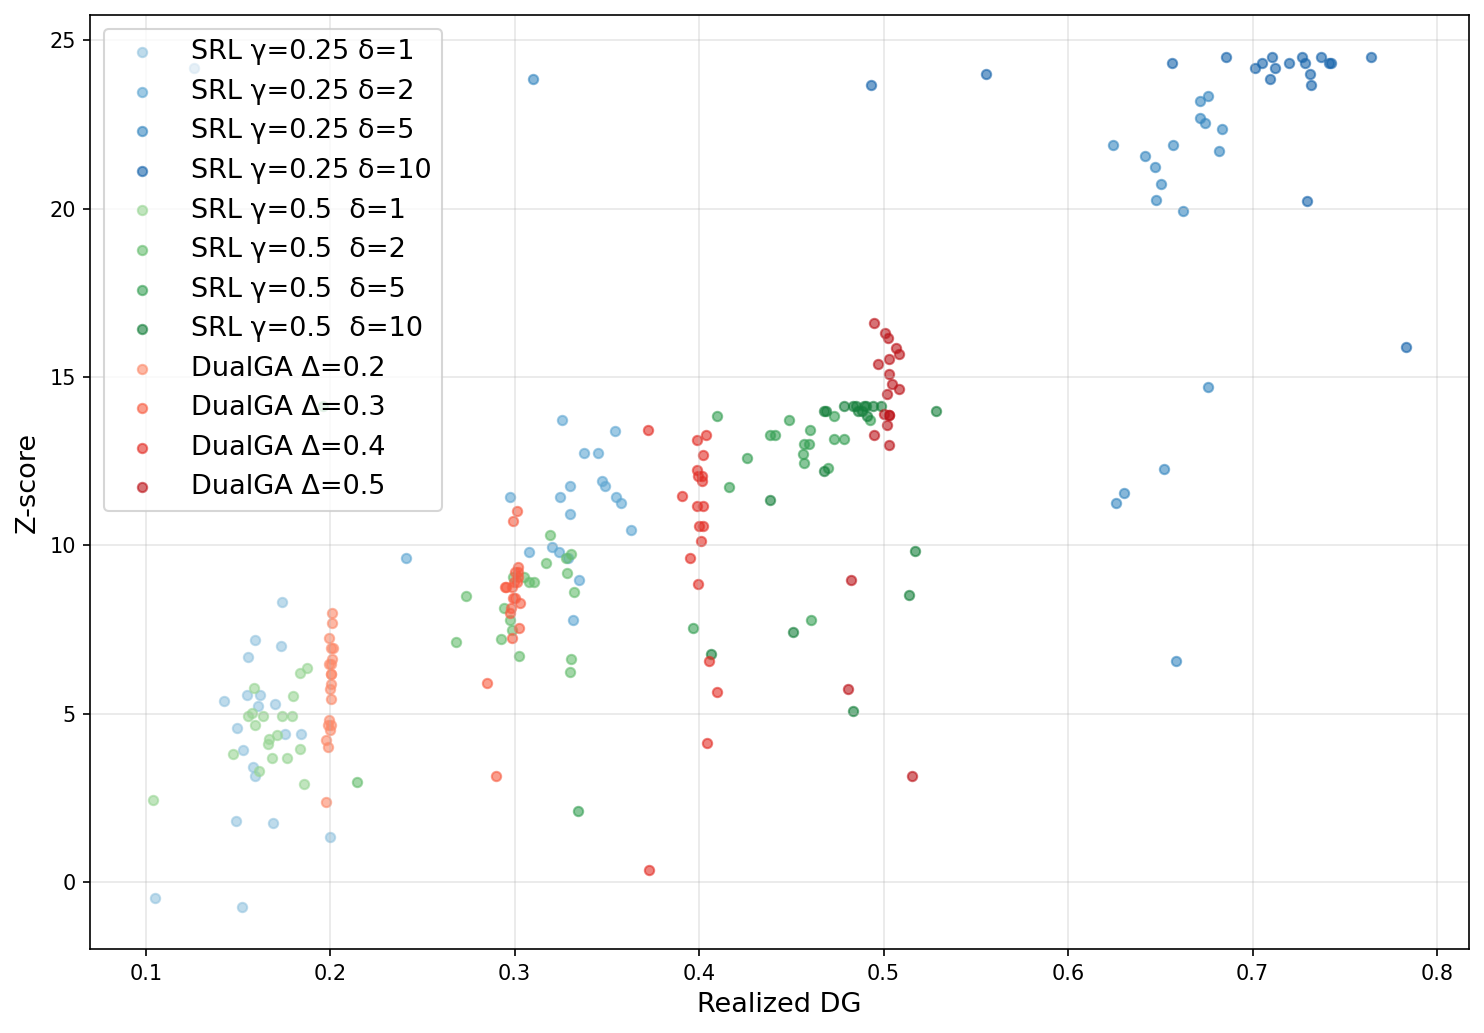

Write the Python code that produced this figure.
import torch
import numpy as np
import numpy.typing as npt
import matplotlib.pyplot as plt
from transformers import AutoModelForCausalLM, AutoTokenizer, PreTrainedModel, PreTrainedTokenizer
from datasets import load_dataset
from tqdm import tqdm

from models import SRLConfig, DualGAConfig, ExperimentResult


def get_green_list(token: int, vocab_size: int, gamma: float, salt_key: int = 35317, seed: int = 0) -> set[int]:
    """Compute green list via pseudorandom partition seeded by previous token."""
    rng = torch.Generator()
    rng.manual_seed((seed * salt_key + token) % (2**63))  # torch generator needs non-negative int64
    perm = torch.randperm(vocab_size, generator=rng)
    green_size = int(gamma * vocab_size)
    return set(perm[:green_size].tolist())

def generate_srl(
    model: PreTrainedModel,
    tokenizer: PreTrainedTokenizer,
    input_ids: torch.Tensor,
    max_new_tokens: int,
    gamma: float,
    delta: float,
    device: torch.device
) -> tuple[torch.Tensor, npt.NDArray[np.float64], npt.NDArray[np.float64], npt.NDArray[np.float64]]:
    """Generate watermarked text using SRL (Kirchenbauer et al.)"""
    model.eval()
    generated = input_ids.clone()
    vocab_size = model.config.vocab_size

    kl_values = []
    dg_values = []
    green_hits = []

    with torch.no_grad():
        past_key_values = None
        next_input = generated

        for _ in range(max_new_tokens):
            outputs = model(next_input, past_key_values=past_key_values, use_cache=True)
            past_key_values = outputs.past_key_values
            logits = outputs.logits[:, -1, :]  # (1, vocab_size)

            # 3. Get green list based on previous token
            prev_token = int(generated[0, -1:].item())
            green_set = get_green_list(prev_token, vocab_size, gamma)
            green_mask = torch.zeros(vocab_size, device=device)
            green_indices = torch.tensor(list(green_set), device=device, dtype=torch.long)
            green_mask[green_indices] = 1.0

            # p_t: original probabilities
            original_probs = torch.softmax(logits, dim=-1).squeeze(0)

            # Add delta to green list logits
            watermarked_logits = logits.clone()
            watermarked_logits[0, green_indices] += delta

            # 4. Watermarked probabilities
            wm_probs = torch.softmax(watermarked_logits, dim=-1).squeeze(0)

            # Compute DG_t = sum_{v in G} q_{t,v} - sum_{v in G} p_{t,v}
            green_prob_original = (original_probs * green_mask).sum().item()
            green_prob_wm = (wm_probs * green_mask).sum().item()
            dg_t = green_prob_wm - green_prob_original
            dg_values.append(dg_t)

            # Compute KL(q_t || p_t)
            kl_t = (wm_probs * (torch.log(wm_probs + 1e-30) - torch.log(original_probs + 1e-30))).sum().item()
            kl_values.append(kl_t)

            # 5. Sample from watermarked distribution
            next_token = torch.multinomial(wm_probs.unsqueeze(0), num_samples=1)
            generated = torch.cat([generated, next_token], dim=-1)
            next_input = next_token

            # Track if sampled token is green
            is_green = next_token.item() in green_set
            green_hits.append(1.0 if is_green else 0.0)

            # Stop on EOS
            if next_token.item() == tokenizer.eos_token_id:
                break

    return generated, np.array(green_hits), np.array(dg_values), np.array(kl_values)

def generate_dualga(
    model: PreTrainedModel,
    tokenizer: PreTrainedTokenizer,
    input_ids: torch.Tensor,
    max_new_tokens: int,
    gamma: float,
    D_target: float,
    init_lambda: float,
    autoeta: float,
    device: torch.device
) -> tuple[torch.Tensor, npt.NDArray[np.float64], npt.NDArray[np.float64], npt.NDArray[np.float64]]:
    """Generate watermarked text using DualGA."""
    model.eval()
    generated = input_ids.clone()
    vocab_size = model.config.vocab_size

    kl_values = []
    dg_values = []
    green_hits = []
    lambda_t = init_lambda

    with torch.no_grad():
        past_key_values = None
        next_input = generated

        for t in range(max_new_tokens):
            outputs = model(next_input, past_key_values=past_key_values, use_cache=True)
            past_key_values = outputs.past_key_values
            logits = outputs.logits[:, -1, :]  # (1, vocab_size)

            # 3. Get green list based on previous token
            prev_token = int(generated[0, -1:].item())
            green_set = get_green_list(prev_token, vocab_size, gamma)
            green_mask = torch.zeros(vocab_size, device=device)
            green_indices = torch.tensor(list(green_set), device=device, dtype=torch.long)
            green_mask[green_indices] = 1.0

            # p_t: original probabilities
            original_probs = torch.softmax(logits, dim=-1).squeeze(0)

            # g = sum of original probs on green list
            g = (original_probs * green_mask).sum()

            # 4. delta = lambda
            delta_t = max(0.0, min(lambda_t, 15.0))

            # Add delta to green list logits
            watermarked_logits = logits.clone()
            watermarked_logits[0, green_indices] += delta_t

            # 5. Watermarked probabilities
            wm_probs = torch.softmax(watermarked_logits, dim=-1).squeeze(0)

            # Compute DG_t
            green_prob_original = (original_probs * green_mask).sum().item()
            green_prob_wm = (wm_probs * green_mask).sum().item()
            dg_t_val = green_prob_wm - green_prob_original
            dg_values.append(dg_t_val)

            # Compute KL(q_t || p_t)
            kl_t = (wm_probs * (torch.log(wm_probs + 1e-30) - torch.log(original_probs + 1e-30))).sum().item()
            kl_values.append(kl_t)

            # 6. Sample from watermarked distribution
            next_token = torch.multinomial(wm_probs.unsqueeze(0), num_samples=1)
            generated = torch.cat([generated, next_token], dim=-1)
            next_input = next_token

            # Track if sampled token is green
            is_green = next_token.item() in green_set
            green_hits.append(1.0 if is_green else 0.0)

            # DG_t as a function of delta and g.
            # Not sure if this is explicitly given in the paper but it's in their code
            g_val = g.item()
            delta_tensor = torch.tensor(delta_t)
            g_tensor = torch.tensor(g_val)
            denom = g_tensor * torch.exp(delta_tensor) - g_tensor + 1
            dg_closed = (1 - g_tensor) * (1 - 1 / denom)

            # Gradient: d g_t / d lambda = Delta - DG_t(lambda)
            gradient = D_target - dg_closed.item()

            # Step size: eta = autoeta / sqrt(t+1)
            eta = autoeta / np.sqrt(t + 1)

            # Update lambda (projected gradient ascent)
            lambda_t = max(0.0, min(lambda_t + eta * gradient, 15.0))

            # Stop on EOS
            if next_token.item() == tokenizer.eos_token_id:
                break

    return generated, np.array(green_hits), np.array(dg_values), np.array(kl_values)

def compute_z_score(green_hits: npt.NDArray[np.float64], gamma: float) -> float:
    """
    Compute z-score for watermark detection.
    z = (|s|_G - gamma * T) / sqrt(T * gamma * (1 - gamma))
    where |s|_G is the number of green tokens.
    """
    T = len(green_hits)
    if T == 0:
        return 0.0
    n_green = np.sum(green_hits)
    expected = gamma * T
    std = np.sqrt(T * gamma * (1 - gamma))
    if std < 1e-10:
        return 0.0
    return (n_green - expected) / std


# ============================================================
# Main experiment
# ============================================================

def load_prompts(n_prompts: int, min_prompt_tokens: int, tokenizer: PreTrainedTokenizer) -> list[list[int]]:
    """Load prompts from C4 realnewslike dataset."""
    dataset = load_dataset("allenai/c4", "realnewslike", split="train", streaming=True)
    prompts = []
    for example in dataset:
        text = example["text"]
        tokens = tokenizer.encode(text, add_special_tokens=False)
        if len(tokens) >= min_prompt_tokens * 2:
            # Use first half as prompt
            prompt_tokens = tokens[:min_prompt_tokens]
            prompts.append(prompt_tokens)
            if len(prompts) >= n_prompts:
                break
    return prompts


def run_experiment(model_name: str, n_prompts: int, max_new_tokens: int, min_prompt_tokens: int) -> None:
    device = torch.device("cuda" if torch.cuda.is_available() else "cpu")
    print(f"Using device: {device}")

    # Load model
    print(f"Loading model: {model_name}")
    tokenizer = AutoTokenizer.from_pretrained(model_name)
    model = AutoModelForCausalLM.from_pretrained(
        model_name, torch_dtype=torch.float16, device_map="auto"
    )
    model.eval()

    prompts = load_prompts(n_prompts, min_prompt_tokens, tokenizer)

    srl_configs = [
        SRLConfig(gamma=0.25, delta=1.0,  label="SRL γ=0.25 δ=1"),
        SRLConfig(gamma=0.25, delta=2.0,  label="SRL γ=0.25 δ=2"),
        SRLConfig(gamma=0.25, delta=5.0,  label="SRL γ=0.25 δ=5"),
        SRLConfig(gamma=0.25, delta=10.0, label="SRL γ=0.25 δ=10"),
        SRLConfig(gamma=0.5,  delta=1.0,  label="SRL γ=0.5  δ=1"),
        SRLConfig(gamma=0.5,  delta=2.0,  label="SRL γ=0.5  δ=2"),
        SRLConfig(gamma=0.5,  delta=5.0,  label="SRL γ=0.5  δ=5"),
        SRLConfig(gamma=0.5,  delta=10.0, label="SRL γ=0.5  δ=10"),
    ]

    dualga_configs = [
        DualGAConfig(gamma=0.325, D=0.2, init_lambda=0.8, autoeta=10, label="DualGA Δ=0.2"),
        DualGAConfig(gamma=0.325, D=0.3, init_lambda=1.5, autoeta=10, label="DualGA Δ=0.3"),
        DualGAConfig(gamma=0.325, D=0.4, init_lambda=2.2, autoeta=10, label="DualGA Δ=0.4"),
        DualGAConfig(gamma=0.325, D=0.5, init_lambda=4.0, autoeta=10, label="DualGA Δ=0.5"),
    ]

    results: list[ExperimentResult] = []

    # Run SRL
    for cfg in srl_configs:
        print(f"\nRunning {cfg.label}...")
        z_scores = []
        mean_dgs = []
        mean_kls = []
        for prompt_tokens in tqdm(prompts):
            input_ids = torch.tensor([prompt_tokens], device=device)
            _, green_hits, dg_vals, kl_vals = generate_srl(
                model, tokenizer, input_ids, max_new_tokens,
                cfg.gamma, cfg.delta, device
            )
            z_scores.append(compute_z_score(green_hits, cfg.gamma))
            mean_dgs.append(np.mean(dg_vals))
            mean_kls.append(np.mean(kl_vals))

        results.append(ExperimentResult(
            label=cfg.label,
            type="SRL",
            z_scores=z_scores,
            mean_dgs=mean_dgs,
            mean_kls=mean_kls,
        ))

    # Run DualGA
    for cfg in dualga_configs:
        print(f"\nRunning {cfg.label}...")
        z_scores = []
        mean_dgs = []
        mean_kls = []
        for prompt_tokens in tqdm(prompts):
            input_ids = torch.tensor([prompt_tokens], device=device)
            _, green_hits, dg_vals, kl_vals = generate_dualga(
                model, tokenizer, input_ids, max_new_tokens,
                cfg.gamma, cfg.D, cfg.init_lambda, cfg.autoeta, device
            )
            z = compute_z_score(green_hits, cfg.gamma)
            z_scores.append(z)
            mean_dgs.append(np.mean(dg_vals))
            mean_kls.append(np.mean(kl_vals))
        results.append(ExperimentResult(
            label=cfg.label,
            type="DualGA",
            z_scores=z_scores,
            mean_dgs=mean_dgs,
            mean_kls=mean_kls,
        ))

    # Plot Figure 1: z-score vs realized DG
    _, ax = plt.subplots(1, 1, figsize=(10, 7))

    srl_colors = np.concatenate([
      plt.cm.Blues(np.linspace(0.4, 0.8, 4)),  # type: ignore
      plt.cm.Greens(np.linspace(0.4, 0.8, 4))  # type: ignore
    ])

    dualga_colors = plt.cm.Reds(np.linspace(0.4, 0.8, len(dualga_configs)))  # type: ignore

    for i, r in enumerate([res for res in results if res.type == "SRL"]):
        ax.scatter(r.mean_dgs, r.z_scores, label=r.label,
                   marker='o', color=srl_colors[i], alpha=0.6, s=20)

    for i, r in enumerate([res for res in results if res.type == "DualGA"]):
        ax.scatter(r.mean_dgs, r.z_scores, label=r.label,
                   marker='o', color=dualga_colors[i], alpha=0.6, s=20)

    ax.set_xlabel("Realized DG", fontsize=13)
    ax.set_ylabel("Z-score", fontsize=13)
    ax.legend(fontsize=13, loc="upper left")
    ax.grid(True, alpha=0.3)

    plt.tight_layout()
    plt.savefig("figure1_replication.png", dpi=150, bbox_inches="tight")
    print("\nSaved figure1_replication.png")


if __name__ == "__main__":
    run_experiment(
        model_name="facebook/opt-350m",
        n_prompts=20,
        max_new_tokens=200,
        min_prompt_tokens=50
    )
